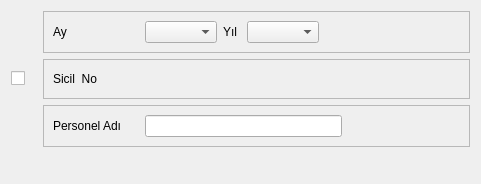
<?xml version="1.0" encoding="UTF-8"?>
<ui version="4.0">
 <class>PRS_MAAS_BORDROSU_RAPORU_BATCH</class>
 <widget class="QDialog" name="PRS_MAAS_BORDROSU_RAPORU_BATCH">
  <property name="geometry">
   <rect>
    <x>0</x>
    <y>0</y>
    <width>481</width>
    <height>184</height>
   </rect>
  </property>
  <property name="sizePolicy">
   <sizepolicy hsizetype="Expanding" vsizetype="Expanding">
    <horstretch>0</horstretch>
    <verstretch>0</verstretch>
   </sizepolicy>
  </property>
  <property name="maximumSize">
   <size>
    <width>481</width>
    <height>184</height>
   </size>
  </property>
  <property name="font">
   <font>
    <stylestrategy>PreferDefault</stylestrategy>
   </font>
  </property>
  <property name="windowTitle">
   <string>Maas Bordrosu Raporu</string>
  </property>
  <layout class="QGridLayout" name="gridLayout_4" rowstretch="1,0,1,1,1" columnstretch="10,10,2">
   <item row="0" column="1" colspan="2">
    <widget class="QFrame" name="frame_ay">
     <property name="sizePolicy">
      <sizepolicy hsizetype="Expanding" vsizetype="Fixed">
       <horstretch>0</horstretch>
       <verstretch>0</verstretch>
      </sizepolicy>
     </property>
     <property name="frameShape">
      <enum>QFrame::StyledPanel</enum>
     </property>
     <property name="frameShadow">
      <enum>QFrame::Raised</enum>
     </property>
     <layout class="QGridLayout" name="gridLayout" columnstretch="1,5,1,5,10">
      <item row="0" column="0">
       <widget class="QLabel" name="label_ay">
        <property name="sizePolicy">
         <sizepolicy hsizetype="Fixed" vsizetype="Fixed">
          <horstretch>0</horstretch>
          <verstretch>0</verstretch>
         </sizepolicy>
        </property>
        <property name="minimumSize">
         <size>
          <width>86</width>
          <height>0</height>
         </size>
        </property>
        <property name="text">
         <string>Ay</string>
        </property>
       </widget>
      </item>
      <item row="0" column="1">
       <widget class="QComboBox" name="combo_box_aylar">
        <property name="sizePolicy">
         <sizepolicy hsizetype="Expanding" vsizetype="Fixed">
          <horstretch>0</horstretch>
          <verstretch>0</verstretch>
         </sizepolicy>
        </property>
        <property name="cursor">
         <cursorShape>ArrowCursor</cursorShape>
        </property>
       </widget>
      </item>
      <item row="0" column="2">
       <widget class="QLabel" name="label_yil">
        <property name="sizePolicy">
         <sizepolicy hsizetype="Expanding" vsizetype="Fixed">
          <horstretch>0</horstretch>
          <verstretch>0</verstretch>
         </sizepolicy>
        </property>
        <property name="text">
         <string>Yıl </string>
        </property>
       </widget>
      </item>
      <item row="0" column="3">
       <widget class="QComboBox" name="combo_box_yillar">
        <property name="sizePolicy">
         <sizepolicy hsizetype="Expanding" vsizetype="Fixed">
          <horstretch>0</horstretch>
          <verstretch>0</verstretch>
         </sizepolicy>
        </property>
        <property name="cursor">
         <cursorShape>ArrowCursor</cursorShape>
        </property>
       </widget>
      </item>
      <item row="0" column="4">
       <spacer name="horizontalSpacer_3">
        <property name="orientation">
         <enum>Qt::Horizontal</enum>
        </property>
        <property name="sizeHint" stdset="0">
         <size>
          <width>40</width>
          <height>20</height>
         </size>
        </property>
       </spacer>
      </item>
     </layout>
    </widget>
   </item>
   <item row="1" column="0">
    <widget class="QCheckBox" name="check_box_personel_arama">
     <property name="sizePolicy">
      <sizepolicy hsizetype="Fixed" vsizetype="Fixed">
       <horstretch>0</horstretch>
       <verstretch>0</verstretch>
      </sizepolicy>
     </property>
     <property name="minimumSize">
      <size>
       <width>26</width>
       <height>0</height>
      </size>
     </property>
     <property name="text">
      <string/>
     </property>
    </widget>
   </item>
   <item row="1" column="1" colspan="2">
    <widget class="QFrame" name="frame_sicil_no">
     <property name="sizePolicy">
      <sizepolicy hsizetype="Expanding" vsizetype="Fixed">
       <horstretch>0</horstretch>
       <verstretch>0</verstretch>
      </sizepolicy>
     </property>
     <property name="frameShape">
      <enum>QFrame::StyledPanel</enum>
     </property>
     <property name="frameShadow">
      <enum>QFrame::Raised</enum>
     </property>
     <layout class="QGridLayout" name="gridLayout_2" columnstretch="1,7,10">
      <item row="0" column="0">
       <widget class="QLabel" name="label_sicil_no">
        <property name="sizePolicy">
         <sizepolicy hsizetype="Fixed" vsizetype="Fixed">
          <horstretch>0</horstretch>
          <verstretch>0</verstretch>
         </sizepolicy>
        </property>
        <property name="minimumSize">
         <size>
          <width>86</width>
          <height>0</height>
         </size>
        </property>
        <property name="text">
         <string>Sicil  No</string>
        </property>
       </widget>
      </item>
      <item row="0" column="1">
       <widget class="QSearchEdit" name="search_edit_sicil_no">
        <property name="sizePolicy">
         <sizepolicy hsizetype="Expanding" vsizetype="Fixed">
          <horstretch>0</horstretch>
          <verstretch>0</verstretch>
         </sizepolicy>
        </property>
        <property name="whatsThis">
         <string>Arama widget. </string>
        </property>
        <property name="QSearchEdit" stdset="0">
         <rect>
          <x>0</x>
          <y>0</y>
          <width>100</width>
          <height>100</height>
         </rect>
        </property>
       </widget>
      </item>
      <item row="0" column="2">
       <spacer name="horizontalSpacer_4">
        <property name="orientation">
         <enum>Qt::Horizontal</enum>
        </property>
        <property name="sizeHint" stdset="0">
         <size>
          <width>40</width>
          <height>20</height>
         </size>
        </property>
       </spacer>
      </item>
     </layout>
    </widget>
   </item>
   <item row="2" column="1" colspan="2">
    <widget class="QFrame" name="frame_personel">
     <property name="sizePolicy">
      <sizepolicy hsizetype="Expanding" vsizetype="Fixed">
       <horstretch>0</horstretch>
       <verstretch>0</verstretch>
      </sizepolicy>
     </property>
     <property name="frameShape">
      <enum>QFrame::StyledPanel</enum>
     </property>
     <property name="frameShadow">
      <enum>QFrame::Raised</enum>
     </property>
     <layout class="QGridLayout" name="gridLayout_3" columnstretch="1,10,6">
      <item row="0" column="0">
       <widget class="QLabel" name="label_personel_adi">
        <property name="sizePolicy">
         <sizepolicy hsizetype="Fixed" vsizetype="Fixed">
          <horstretch>0</horstretch>
          <verstretch>0</verstretch>
         </sizepolicy>
        </property>
        <property name="minimumSize">
         <size>
          <width>86</width>
          <height>0</height>
         </size>
        </property>
        <property name="text">
         <string>Personel Adı</string>
        </property>
       </widget>
      </item>
      <item row="0" column="1">
       <widget class="QLineEdit" name="line_edit_personel_adi_soyadi">
        <property name="sizePolicy">
         <sizepolicy hsizetype="Expanding" vsizetype="Fixed">
          <horstretch>0</horstretch>
          <verstretch>0</verstretch>
         </sizepolicy>
        </property>
       </widget>
      </item>
      <item row="0" column="2">
       <spacer name="horizontalSpacer_5">
        <property name="orientation">
         <enum>Qt::Horizontal</enum>
        </property>
        <property name="sizeHint" stdset="0">
         <size>
          <width>40</width>
          <height>20</height>
         </size>
        </property>
       </spacer>
      </item>
     </layout>
    </widget>
   </item>
   <item row="3" column="1">
    <spacer name="verticalSpacer">
     <property name="orientation">
      <enum>Qt::Vertical</enum>
     </property>
     <property name="sizeHint" stdset="0">
      <size>
       <width>20</width>
       <height>40</height>
      </size>
     </property>
    </spacer>
   </item>
   <item row="4" column="1">
    <spacer name="horizontalSpacer">
     <property name="orientation">
      <enum>Qt::Horizontal</enum>
     </property>
     <property name="sizeHint" stdset="0">
      <size>
       <width>40</width>
       <height>20</height>
      </size>
     </property>
    </spacer>
   </item>
   <item row="4" column="2">
    <widget class="QWidget" name="widget_batch_buttons" native="true">
     <property name="sizePolicy">
      <sizepolicy hsizetype="Expanding" vsizetype="Fixed">
       <horstretch>0</horstretch>
       <verstretch>0</verstretch>
      </sizepolicy>
     </property>
    </widget>
   </item>
  </layout>
 </widget>
 <customwidgets>
  <customwidget>
   <class>QSearchEdit</class>
   <extends>QWidget</extends>
   <header>QSearchEdit.h</header>
  </customwidget>
 </customwidgets>
 <tabstops>
  <tabstop>combo_box_aylar</tabstop>
  <tabstop>combo_box_yillar</tabstop>
  <tabstop>check_box_personel_arama</tabstop>
  <tabstop>search_edit_sicil_no</tabstop>
  <tabstop>line_edit_personel_adi_soyadi</tabstop>
 </tabstops>
 <resources/>
 <connections/>
</ui>
